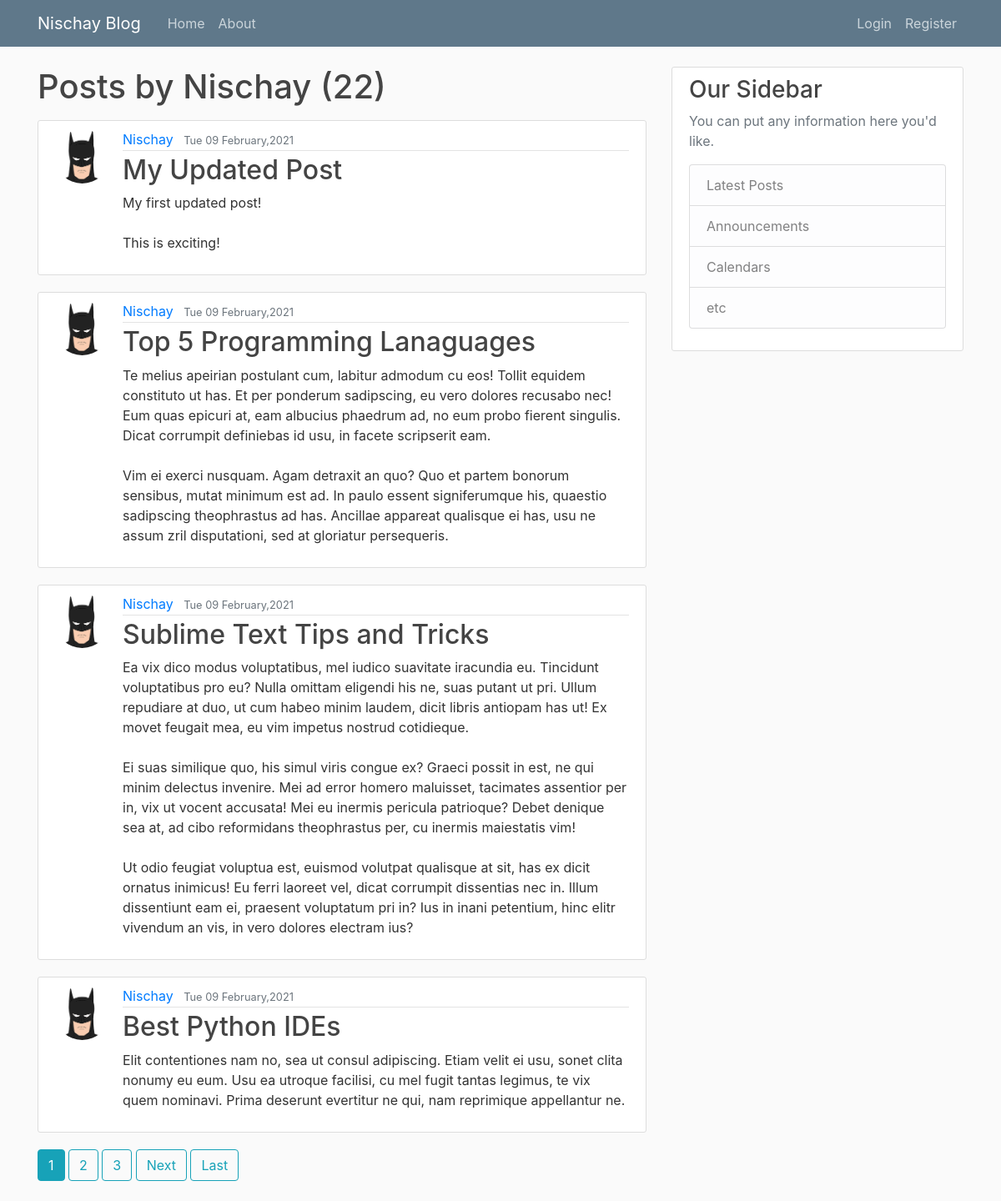
The app's page /user/Nischay/ with its own data.
### myblog/models.py (models this page shows, shortened)
class Post(models.Model):
    title = models.CharField(max_length=100)
    content = models.TextField()
    date_posted = models.DateTimeField(default=timezone.now())
    author = models.ForeignKey(User, on_delete=models.CASCADE)

### users/models.py (models this page shows, shortened)
class Profile(models.Model):
    user = models.OneToOneField(User, on_delete=models.CASCADE)
    image = models.ImageField(default='default.jpg', upload_to='profile_pics')

### myblog/views.py (the view)
# urls.py: path('user/<str:username>/', UserPostListView.as_view(), name='user-posts'),
class UserPostListView(ListView):
    model = Post
    template_name = 'myblog/user_posts.html' # <app>/<model>_<viewtype>.html
    context_object_name = 'posts'
    paginate_by = 4
    def get_queryset(self):
        user = get_object_or_404(User, username=self.kwargs.get('username'))
        return Post.objects.filter(author=user).order_by('-date_posted')

### myblog/templates/myblog/user_posts.html (shortened to what this page needs)
{% extends 'myblog/base.html' %}
{% block content %}
    <h1 class="mb-3">Posts by {{ view.kwargs.username }} ({{ page_obj.paginator.count }}) </h1>
    {% for post in posts %}
        <article class="media content-section">
            <img class="rounded-circle article-img" src="{{ post.author.profile.image.url }}">
            <div class="media-body">
                <div class="article-metadata">
                <a class="mr-2" href="{% url 'user-posts' post.author.username %}">{{ post.author }}</a>
                <small class="text-muted">{{ post.date_posted|date:"D d F,Y" }}</small>
                </div>
                <h2><a class="article-title" href="{% url 'post-detail' post.id %}">{{ post.title }}</a></h2>
                <p class="article-content">{{ post.content }}</p>
            </div>
        </article>
    {% endfor %}
    {% if is_paginated %}
        {% for num in page_obj.paginator.page_range %}
            {% if page_obj.number == num %}
                <a class="btn btn-info mb-4" href="?page={{ num }}">{{ num }}</a>
            {% elif num > page_obj.number|add:'-3' and num < page_obj.number|add:'3' %}
                <a class="btn btn-outline-info mb-4" href="?page={{ num }}">{{ num }}</a>
            {% endif %}
        {% endfor %}
        {% if page_obj.has_next %}
            <a class="btn btn-outline-info mb-4" href="?page={{ page_obj.next_page_number}}">Next</a>
            <a class="btn btn-outline-info mb-4" href="?page={{ page_obj.paginator.num_pages}}">Last</a>
        {% endif %}
    {% endif %}
{% endblock content %}

### myblog/static/myblog/main.css (style rules this page uses)
body { background: #fafafa; color: #333333; margin-top: 5rem; }
h1, h2, h3, h4, h5, h6 { color: #444444; }
.content-section { background: #ffffff; padding: 10px 20px; border: 1px solid #dddddd; border-radius: 3px; margin-bottom: 20px; }
.article-title { color: #444444; }
.article-content { white-space: pre-line; }
.article-img { height: 65px; width: 65px; margin-right: 16px; }
.article-metadata { padding-bottom: 1px; margin-bottom: 4px; border-bottom: 1px solid #e3e3e3 }

### records on screen
Post: author.profile.image (picture), author "Nischay", date_posted "Tue 09 February,2021", title "My Updated Post", content "My first updated post! This is exciting!"
Post: author.profile.image (picture), author "Nischay", date_posted "Tue 09 February,2021", title "Top 5 Programming Lanaguages", content "Te melius apeirian postulant cum, labitur admodum cu eos! Tollit equidem constituto ut has. Et per ponderum sadipscing, eu vero dolores recusabo nec! Eum quas epicuri at, eam albucius phaedrum ad, no eum probo fierent singulis. Dicat corrumpit definiebas id usu, in facete scripserit eam. Vim ei exerci nusquam. Agam detraxit an quo? Quo et partem bonorum sensibus, mutat minimum est ad. In paulo essent signiferumque his, quaestio sadipscing theophrastus ad has. Ancillae appareat qualisque ei has, usu ne assum zril disputationi, sed at gloriatur persequeris."
Post: author.profile.image (picture), author "Nischay", date_posted "Tue 09 February,2021", title "Sublime Text Tips and Tricks", content "Ea vix dico modus voluptatibus, mel iudico suavitate iracundia eu. Tincidunt voluptatibus pro eu? Nulla omittam eligendi his ne, suas putant ut pri. Ullum repudiare at duo, ut cum habeo minim laudem, dicit libris antiopam has ut! Ex movet feugait mea, eu vim impetus nostrud cotidieque. Ei suas similique quo, his simul viris congue ex? Graeci possit in est, ne qui minim delectus invenire. Mei ad error homero maluisset, tacimates assentior per in, vix ut vocent accusata! Mei eu inermis pericula patrioque? Debet denique sea at, ad cibo reformidans theophrastus per, cu inermis maiestatis vim! Ut odio feugiat voluptua est, euismod volutpat qualisque at sit, has ex dicit ornatus inimicus! Eu…"
Post: author.profile.image (picture), author "Nischay", date_posted "Tue 09 February,2021", title "Best Python IDEs", content "Elit contentiones nam no, sea ut consul adipiscing. Etiam velit ei usu, sonet clita nonumy eu eum. Usu ea utroque facilisi, cu mel fugit tantas legimus, te vix quem nominavi. Prima deserunt evertitur ne qui, nam reprimique appellantur ne."

### other values on screen
{{ view.kwargs.username }} "Nischay"
{{ page_obj.paginator.count }} "22"
{{ num }} "1"
{{ num }} "2" "3"
